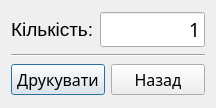
<?xml version="1.0" encoding="UTF-8"?>
<ui version="4.0">
 <class>Print_barcode</class>
 <widget class="QDialog" name="Print_barcode">
  <property name="geometry">
   <rect>
    <x>0</x>
    <y>0</y>
    <width>216</width>
    <height>108</height>
   </rect>
  </property>
  <property name="windowTitle">
   <string>Dialog</string>
  </property>
  <layout class="QVBoxLayout" name="verticalLayout">
   <item>
    <layout class="QHBoxLayout" name="horizontalLayout">
     <item>
      <widget class="QLabel" name="label">
       <property name="font">
        <font>
         <pointsize>14</pointsize>
        </font>
       </property>
       <property name="text">
        <string>Кількість:</string>
       </property>
      </widget>
     </item>
     <item>
      <widget class="QLineEdit" name="line_count">
       <property name="font">
        <font>
         <family>Alef</family>
         <pointsize>14</pointsize>
        </font>
       </property>
       <property name="text">
        <string>1</string>
       </property>
       <property name="alignment">
        <set>Qt::AlignRight|Qt::AlignTrailing|Qt::AlignVCenter</set>
       </property>
      </widget>
     </item>
    </layout>
   </item>
   <item>
    <widget class="Line" name="line">
     <property name="orientation">
      <enum>Qt::Horizontal</enum>
     </property>
    </widget>
   </item>
   <item>
    <layout class="QHBoxLayout" name="horizontalLayout_2">
     <item>
      <widget class="QPushButton" name="btn_print">
       <property name="font">
        <font>
         <family>Alef</family>
         <pointsize>12</pointsize>
        </font>
       </property>
       <property name="text">
        <string>Друкувати</string>
       </property>
      </widget>
     </item>
     <item>
      <widget class="QPushButton" name="btn_reject">
       <property name="font">
        <font>
         <family>Alef</family>
         <pointsize>12</pointsize>
        </font>
       </property>
       <property name="text">
        <string>Назад</string>
       </property>
      </widget>
     </item>
    </layout>
   </item>
  </layout>
 </widget>
 <resources/>
 <connections>
  <connection>
   <sender>btn_print</sender>
   <signal>clicked()</signal>
   <receiver>Print_barcode</receiver>
   <slot>accept()</slot>
   <hints>
    <hint type="sourcelabel">
     <x>57</x>
     <y>92</y>
    </hint>
    <hint type="destinationlabel">
     <x>34</x>
     <y>151</y>
    </hint>
   </hints>
  </connection>
 </connections>
</ui>
